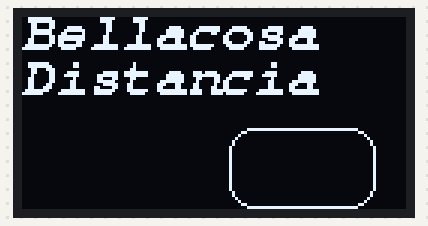
The sketch below on a simulated Arduino Uno, built with avr-gcc and run on an emulated ATmega328P. On the bench: 128×64 one-colour display.

Above: at 0.3 s.

The sketch:

OledPrueba01.ino
```cpp
#include <Adafruit_GFX.h>  // Include core graphics library for the display
#include <Adafruit_SSD1306.h>  // Include Adafruit_SSD1306 library to drive the display


Adafruit_SSD1306 display(128, 64);  // Create display


#include <Fonts/FreeMonoBold12pt7b.h>  // Add a custom font
#include <Fonts/FreeMono9pt7b.h>  // Add a custom font
#include <Fonts/FreeMonoOblique12pt7b.h>  // Add a custom font
#include <Fonts/FreeMonoBoldOblique9pt7b.h>  // Add a custom font

int Variable1;

void setup() {

  delay(100);  // This delay is needed to let the display to initialize

  display.begin(SSD1306_SWITCHCAPVCC, 0x3C);  // Initialize display with the I2C address of 0x3C

  display.clearDisplay();  // Clear the buffer

  display.setTextColor(WHITE);  // Set color of the text

  display.setRotation(0);  // Set orientation. Goes from 0, 1, 2 or 3

  display.setTextWrap(false);  // By default, long lines of text are set to automatically “wrap” back to the leftmost column.
                               // To override this behavior (so text will run off the right side of the display - useful for
                               // scrolling marquee effects), use setTextWrap(false). The normal wrapping behavior is restored
                               // with setTextWrap(true).

  display.dim(0);  //Set brightness (0 is maximun and 1 is a little dim)

}

void loop() {

  Variable1++;  // Increase variable by 1
  delay(50);
  if(Variable1 > 150)  // If Variable1 is greater than 150
  {
    Variable1 = 0;  // Set Variable1 to 0
  }

  char string[10];  // Create a character array of 10 characters
  // Convert float to a string:

  //dtostrf(Variable1, 3, 0, string);

  display.clearDisplay();  // Clear the display so we can refresh


  display.setFont(&FreeMonoBoldOblique9pt7b);  // Set a custom font
  display.setTextSize(0);  // Set text size. We are using a custom font so you should always use the text size of 0


  // Print text:
  display.setCursor(0, 10);  // (x,y)
  display.println("Bellacosa");  // Text or value to print
  display.setCursor(0, 25);  // (x,y)
  display.println("Distancia");  // Text or value to print

  // Draw rectangle:
  //display.drawRect(79, 0, 49, 27, WHITE);  // Draw rectangle (x,y,width,height,color)
                                           // It draws from the location to down-right

  display.setFont(&FreeMonoBold12pt7b);  // Set a custom font

  // Print variable with left alignment:
  //display.setCursor(83, 20);  // (x,y)
  //display.println(Variable1);  // Text or value to print


  // Draw rounded rectangle:
  display.drawRoundRect(69, 37, 49, 27, 8, WHITE);  // Draw rounded rectangle (x,y,width,height,radius,color)
                                                    // It draws from the location to down-right

  // Print variable with right alignment:
//  display.setCursor(74, 57);  // (x,y)
//  display.println(string);  // Text or value to print


  display.display();  // Print everything we set previously


}
```
